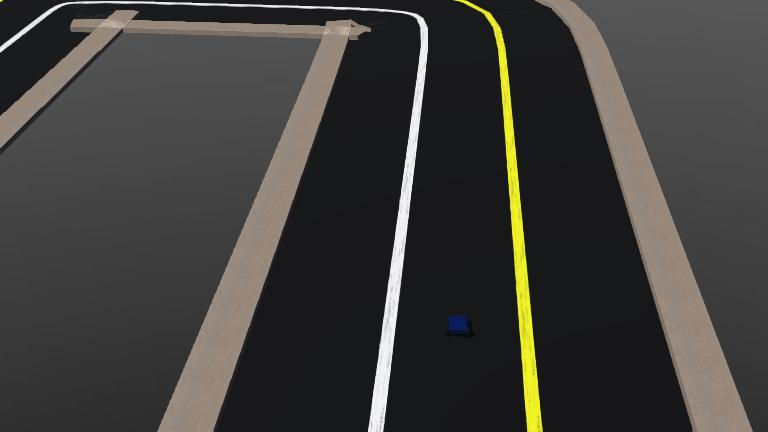
#> input picture controllerspy/.my_world.jpg, 768 x 432 px
$ python -i path_angle_detector.py   (imports and definitions only)
#> lines starting #> are read from the running program, lines starting #| are printed output that depends on the picture; after the words box and inside, x2 and y2 are one past the last pixel; in counts of white or black regions, pixels touching at a corner belong together
import cv2
import numpy as np
import math

class PathAngleDetector:
    def __init__(self):
        self.angle = 0
        self.path_center = None
        self.path_direction = None

    def preprocess_image(self, image):
        """Preprocess image to detect black path"""
        # Convert to grayscale
        gray = cv2.cvtColor(image, cv2.COLOR_BGR2GRAY)

        # Apply Gaussian blur to reduce noise
        blurred = cv2.GaussianBlur(gray, (5, 5), 0)

        # For track with white/yellow lines on dark background, use different approach
        # First try to detect the lines (they should be brighter than background)
        _, binary = cv2.threshold(blurred, 127, 255, cv2.THRESH_BINARY)

        # If this doesn't work well, try adaptive thresholding
        if np.sum(binary) > binary.size * 0.5:  # If more than half is white, invert
            binary = cv2.adaptiveThreshold(blurred, 255, cv2.ADAPTIVE_THRESH_GAUSSIAN_C,
                                         cv2.THRESH_BINARY, 11, 2)
            # Invert to make lines white
            binary = cv2.bitwise_not(binary)

        # Morphological operations to clean up
        kernel = np.ones((3, 3), np.uint8)
        binary = cv2.morphologyEx(binary, cv2.MORPH_CLOSE, kernel)
        binary = cv2.morphologyEx(binary, cv2.MORPH_OPEN, kernel)

        return binary

    def find_path_contour(self, binary_image):
        """Find the largest contour which should be the path"""
        contours, _ = cv2.findContours(binary_image, cv2.RETR_EXTERNAL, cv2.CHAIN_APPROX_SIMPLE)

        if not contours:
            return None

        # Find the largest contour (assuming it's the path)
        largest_contour = max(contours, key=cv2.contourArea)

        # Filter out very small contours
        if cv2.contourArea(largest_contour) < 100:
            return None

        return largest_contour

    def calculate_angle_from_contour(self, contour, image_shape):
        """Calculate angle from contour using PCA or fitting"""
        if contour is None or len(contour) < 5:
            return None, None, None

        # Get contour points
        points = contour.reshape(-1, 2)

        # Method 1: PCA (Principal Component Analysis)
        mean = np.mean(points, axis=0)
        centered_points = points - mean

        # Calculate covariance matrix and eigenvectors
        cov_matrix = np.cov(centered_points.T)
        eigenvalues, eigenvectors = np.linalg.eig(cov_matrix)

        # Get the principal direction (largest eigenvalue)
        principal_idx = np.argmax(eigenvalues)
        direction_vector = eigenvectors[:, principal_idx]

        # Calculate angle from vertical axis
        angle_rad = math.atan2(direction_vector[1], direction_vector[0])
        angle_deg = math.degrees(angle_rad)

        # Adjust angle to be from vertical (0° = vertical, positive = clockwise)
        angle_from_vertical = angle_deg - 90
        if angle_from_vertical < -180:
            angle_from_vertical += 360
        elif angle_from_vertical > 180:
            angle_from_vertical -= 360

        return angle_from_vertical, tuple(mean.astype(int)), direction_vector

    # [69 lines left out: functions calculate_angle_with_hough_lines, get_direction_text, not called in this run]

    def detect_path_angle(self, image, method='pca'):
        """
        Main method to detect path angle

        Args:
            image: Input image (BGR format from OpenCV)
            method: 'pca' for Principal Component Analysis, 'hough' for Hough Lines

        Returns:
            angle: Angle in degrees from vertical axis
            center: Center point of the path
            direction: Direction vector
        """
        # Preprocess image
        binary = self.preprocess_image(image)

        # Find path contour
        contour = self.find_path_contour(binary)
        if contour is None:
            return None, None, None

        # Calculate angle based on method
        if method == 'pca':
            angle, center, direction = self.calculate_angle_from_contour(contour, image.shape)
        elif method == 'hough':
            angle, center, direction = self.calculate_angle_with_hough_lines(binary)
        else:
            raise ValueError("Method must be 'pca' or 'hough'")

        # Store results
        self.angle = angle
        self.path_center = center
        self.path_direction = direction

        return angle, center, direction

    # [68 lines left out: functions visualize_results, test_detector, not called in this run]

# [4 lines not run here, left out]

    # You can test with an image like this:
    # test_detector("path_image.jpg", "result.jpg", method='pca')

>>> import cv2
>>> picture = cv2.imread('controllerspy/.my_world.jpg')
#> picture is the input picture: shape (432, 768, 3); mean B, G, R 59, 62.3, 63.9
>>> result = PathAngleDetector().detect_path_angle(picture)
#> in preprocess_image, `blurred = cv2.GaussianBlur(gray, (5, 5), 0)`:
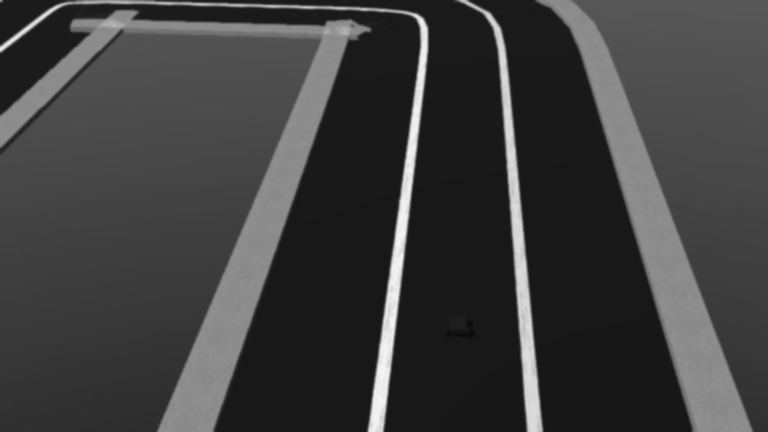
#> blurred: shape (432, 768); min 9, max 244, mean 62.4
#> in preprocess_image, `_, binary = cv2.threshold(blurred, 127, 255, cv2.THRESH_BINARY)`:
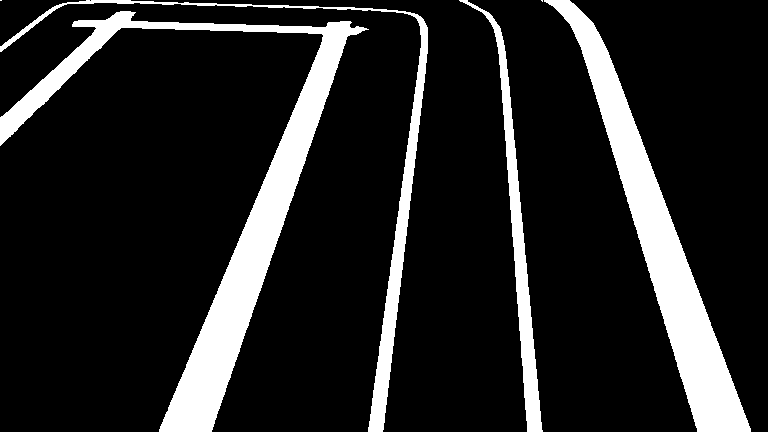
#> binary: shape (432, 768); 14.4% white; 6 white regions (2 under 20 px), largest, box (x1, y1, x2, y2) and area: (0, 11, 369, 432) 20458, (544, 0, 751, 432) 16610, (0, 0, 428, 432) 5947, (459, 0, 543, 432) 4707
#> in preprocess_image, `binary = cv2.adaptiveThreshold(blurred, 255, cv2.ADAPTIVE_THRESH_GAUSS..`:
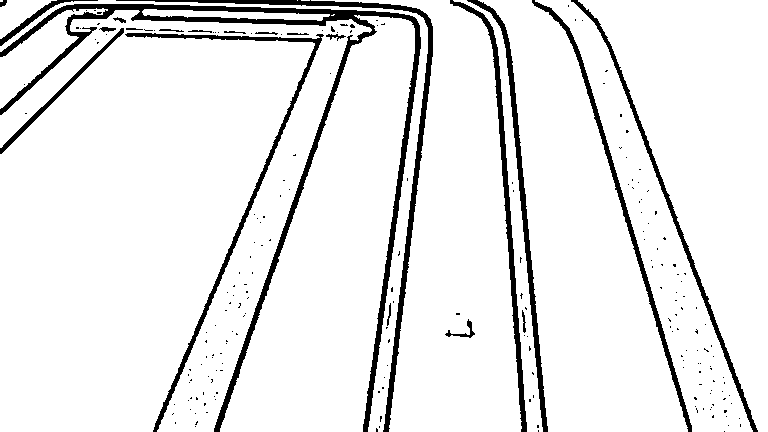
#> binary: shape (432, 768); 92.1% white; 220 black regions (198 under 20 px), largest, box (x1, y1, x2, y2) and area: (0, 4, 421, 432) 8959, (116, 0, 433, 432) 3353, (125, 33, 324, 432) 2657
#> in preprocess_image, `binary = cv2.morphologyEx(binary, cv2.MORPH_CLOSE, kernel)`:
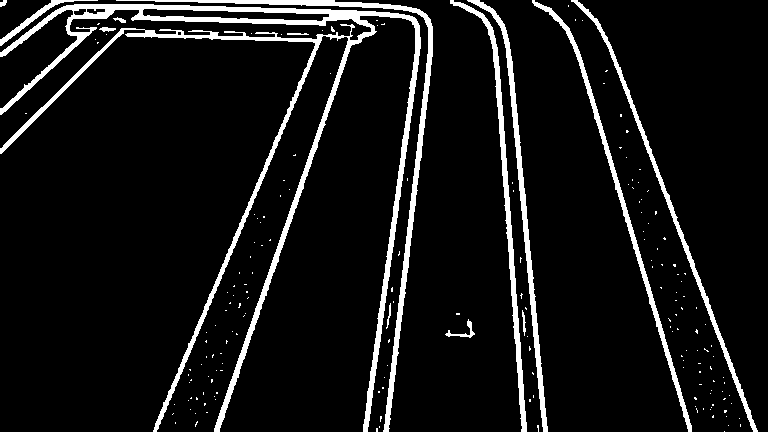
#> binary: shape (432, 768); 8.1% white; 189 white regions (175 under 20 px), largest, box (x1, y1, x2, y2) and area: (0, 4, 421, 432) 12905, (116, 0, 433, 432) 3397, (450, 0, 527, 432) 2366
#> in preprocess_image, `binary = cv2.morphologyEx(binary, cv2.MORPH_OPEN, kernel)`:
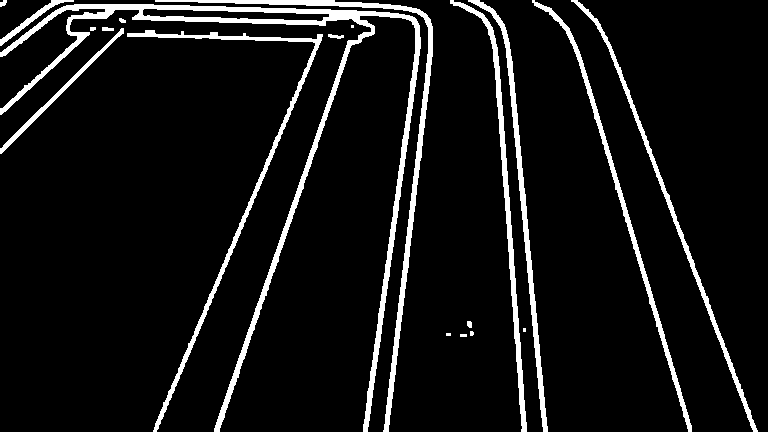
#> binary: shape (432, 768); 7.7% white; 20 white regions (4 under 20 px)
#> in find_path_contour, `contours, _ = cv2.findContours(binary_image, cv2.RETR_EXTERNAL, cv2.CH..`: contours = 20 contours, 7 with area under 20; largest, box (x1, y1, x2, y2) and area: (0, 4, 421, 432) 8716, (155, 0, 433, 432) 2660, (127, 30, 323, 432) 2146, (450, 0, 527, 432) 1902, (468, 0, 548, 432) 1897
#> in find_path_contour, `largest_contour = max(contours, key=cv2.contourArea)`: largest_contour = contour of 1042 points, box (x1, y1, x2, y2) (0, 4, 421, 432), area 8716
#> in detect_path_angle, `contour = self.find_path_contour(binary)`: contour has the same summary as largest_contour in find_path_contour
#> in calculate_angle_from_contour, `points = contour.reshape(-1, 2)`: points = 1042 pairs, first value 0 to 420, second value 4 to 431
#> in calculate_angle_from_contour, `mean = np.mean(points, axis=0)`: mean = [269.1, 173.9]
#> in calculate_angle_from_contour, `centered_points = points - mean`: centered_points = 1042 pairs, first value -269.1 to 150.9, second value -169.9 to 257.1
#> in calculate_angle_from_contour, `cov_matrix = np.cov(centered_points.T)`: cov_matrix = [[14293.2, 3609.5], [3609.5, 17833.9]]
#> in calculate_angle_from_contour, `eigenvalues, eigenvectors = np.linalg.eig(cov_matrix)`: eigenvalues = [12043.3, 20083.8]; eigenvectors = [[-0.849, -0.529], [0.529, -0.849]]
#> in calculate_angle_from_contour, `principal_idx = np.argmax(eigenvalues)`: principal_idx = 1
#> in calculate_angle_from_contour, `direction_vector = eigenvectors[:, principal_idx]`: direction_vector = [-0.529, -0.849]
#> in calculate_angle_from_contour, `angle_rad = math.atan2(direction_vector[1], direction_vector[0])`: angle_rad = -2.13
#> in calculate_angle_from_contour, `angle_deg = math.degrees(angle_rad)`: angle_deg = -121.9
#> in calculate_angle_from_contour, `angle_from_vertical = angle_deg - 90`: angle_from_vertical = -211.9
#> in calculate_angle_from_contour, `angle_from_vertical += 360`: angle_from_vertical = 148.1
#> in detect_path_angle, `angle, center, direction = self.calculate_angle_from_contour(contour, ..`: center = (269, 173); direction = [-0.529, -0.849]
#> in detect_path_angle, `self.angle = angle`: self.angle = 148.1
#> in detect_path_angle, `self.path_center = center`: self.path_center = (269, 173)
#> in detect_path_angle, `self.path_direction = direction`: self.path_direction = [-0.529, -0.849]
#> result = (148.1, (269, 173), [-0.529, -0.849])
